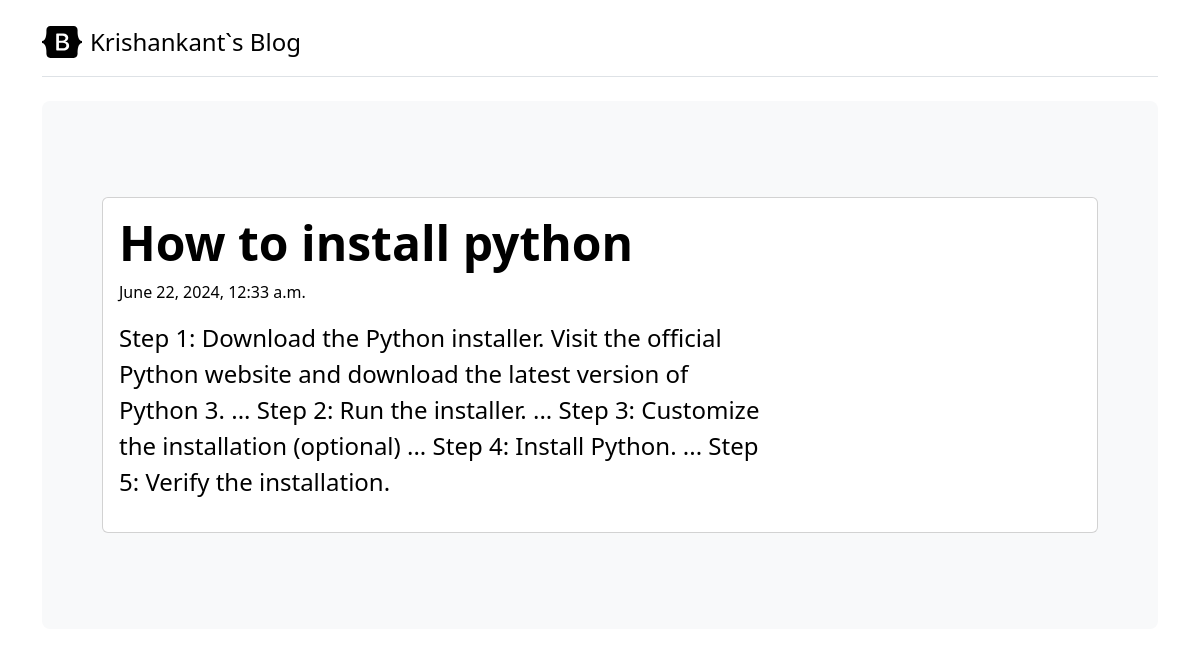
Screenshot of /post/2 with the database file from the repository.
### posts/models.py (models this page shows)
class Post(models.Model):
    title=models.CharField(max_length=100)
    body=models.CharField(max_length=1000000000)
    created_at=models.DateTimeField(default=datetime.now,blank=True)

### posts/views.py (the view)
# urls.py: path('post/<str:id>',views.post)
def post(request,id):
    posts=Post.objects.get(id=id)
    return render(request,'post.html',{'posts':posts})

### templates/post.html (shortened to what this page needs)
<head>
  <link
    href="https://cdn.jsdelivr.net/npm/bootstrap@5.3.3/dist/css/bootstrap.min.css"
    rel="stylesheet"
  />
</head>
<div class="container py-4">
  <header class="pb-3 mb-4 border-bottom">
    <a
      href="/"
      class="d-flex align-items-center text-body-emphasis text-decoration-none"
    >
      <span class="fs-4">Krishankant`s Blog </span>
    </a>
  </header>
  <div class="p-5 mb-4 bg-body-tertiary rounded-3">
    <div class="container-fluid py-5">
      <div class="card">
        <div class="card-body">
          <a href="#" style="text-decoration: none; color: black">
            <h1 class="display-5 fw-bold">{{posts.title}}</h1>
            <p>{{posts.created_at}}</p>
            <p class="col-md-8 fs-4">{{posts.body}}</p>
          </a>
        </div>
      </div>
    </div>
  </div>
</div>

### rows the page displays
Post: title "How to install python", created_at "June 22, 2024, 12:33 a.m.", body "Step 1: Download the Python installer. Visit the official Python website and download the latest version of Python 3. ... Step 2: Run the installer. ... Step 3: Customize the installation (optional) ... Step 4: Install Python. ... Step 5: Verify the installation."
